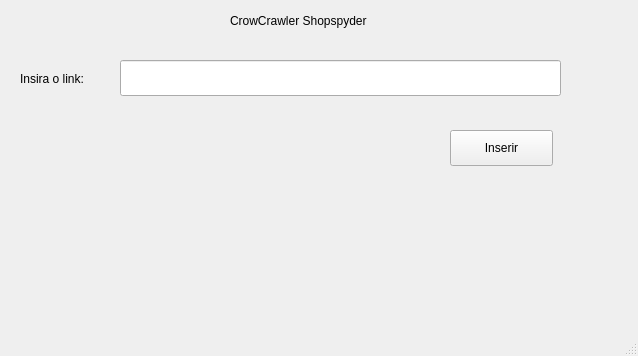
<?xml version="1.0" encoding="UTF-8"?>
<ui version="4.0">
 <class>CrowCrawler</class>
 <widget class="QMainWindow" name="CrowCrawler">
  <property name="geometry">
   <rect>
    <x>0</x>
    <y>0</y>
    <width>638</width>
    <height>356</height>
   </rect>
  </property>
  <property name="windowTitle">
   <string>MainWindow</string>
  </property>
  <widget class="QWidget" name="centralwidget">
   <widget class="QLabel" name="name_label">
    <property name="geometry">
     <rect>
      <x>230</x>
      <y>10</y>
      <width>171</width>
      <height>21</height>
     </rect>
    </property>
    <property name="text">
     <string>CrowCrawler Shopspyder</string>
    </property>
   </widget>
   <widget class="QLabel" name="insert_link_label">
    <property name="geometry">
     <rect>
      <x>20</x>
      <y>70</y>
      <width>91</width>
      <height>18</height>
     </rect>
    </property>
    <property name="text">
     <string>Insira o link:</string>
    </property>
   </widget>
   <widget class="QLineEdit" name="lineEdit">
    <property name="geometry">
     <rect>
      <x>120</x>
      <y>60</y>
      <width>441</width>
      <height>36</height>
     </rect>
    </property>
   </widget>
   <widget class="QPushButton" name="pushButton">
    <property name="geometry">
     <rect>
      <x>450</x>
      <y>130</y>
      <width>103</width>
      <height>36</height>
     </rect>
    </property>
    <property name="text">
     <string>Inserir</string>
    </property>
   </widget>
  </widget>
  <widget class="QMenuBar" name="menubar">
   <property name="geometry">
    <rect>
     <x>0</x>
     <y>0</y>
     <width>638</width>
     <height>28</height>
    </rect>
   </property>
  </widget>
  <widget class="QStatusBar" name="statusbar"/>
 </widget>
 <resources/>
 <connections/>
</ui>
